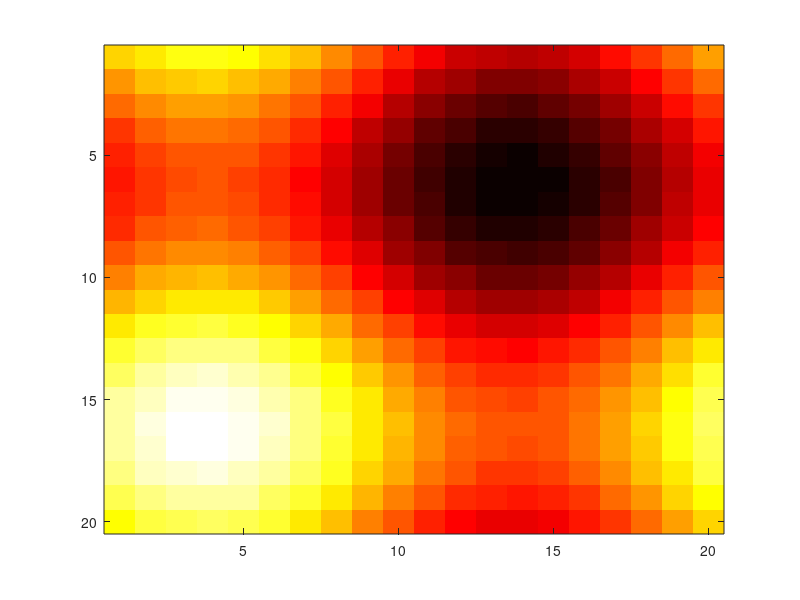

Here is the MATLAB script that generated this plot:
global D DR N dx T;
D=0.1;
N=20;
L=4;
Tend = 15;

dx=L/N;

c0 = zeros(N,N);
alph=1;
A=10;
for i=1:N
	for j=1:N
		x=i*dx;
		y=j*dx;
		c0(i,j)=A * e^(-alph * ( (x-L/2)^2 + (y-L/2)^2 ) );
	end
end

T = -2*eye(N,N) + diag(ones(N-1,1),1)+ diag(ones(N-1,1),-1);
T(1,N)=1;
T(N,1)=1;

DR = diag(ones(N-1,1),1) - diag(ones(N-1,1),-1);
DR(1,N)  =-1;
DR(N,1)  =1;

function YP = fun(t,y)
	global N T dx D DR;
	c=reshape(y,N,N);

	cP = D/dx^2 * (T*c + c*T);
	cP += (DR*c + c*DR)/(2*dx);

	YP = vec(cP);
end

Y0 = vec(c0);

sol = ode45(@fun,[0,Tend],Y0);

cF=reshape(sol.y(:,end),N,N);

colormap('hot'); 
imagesc(cF)
